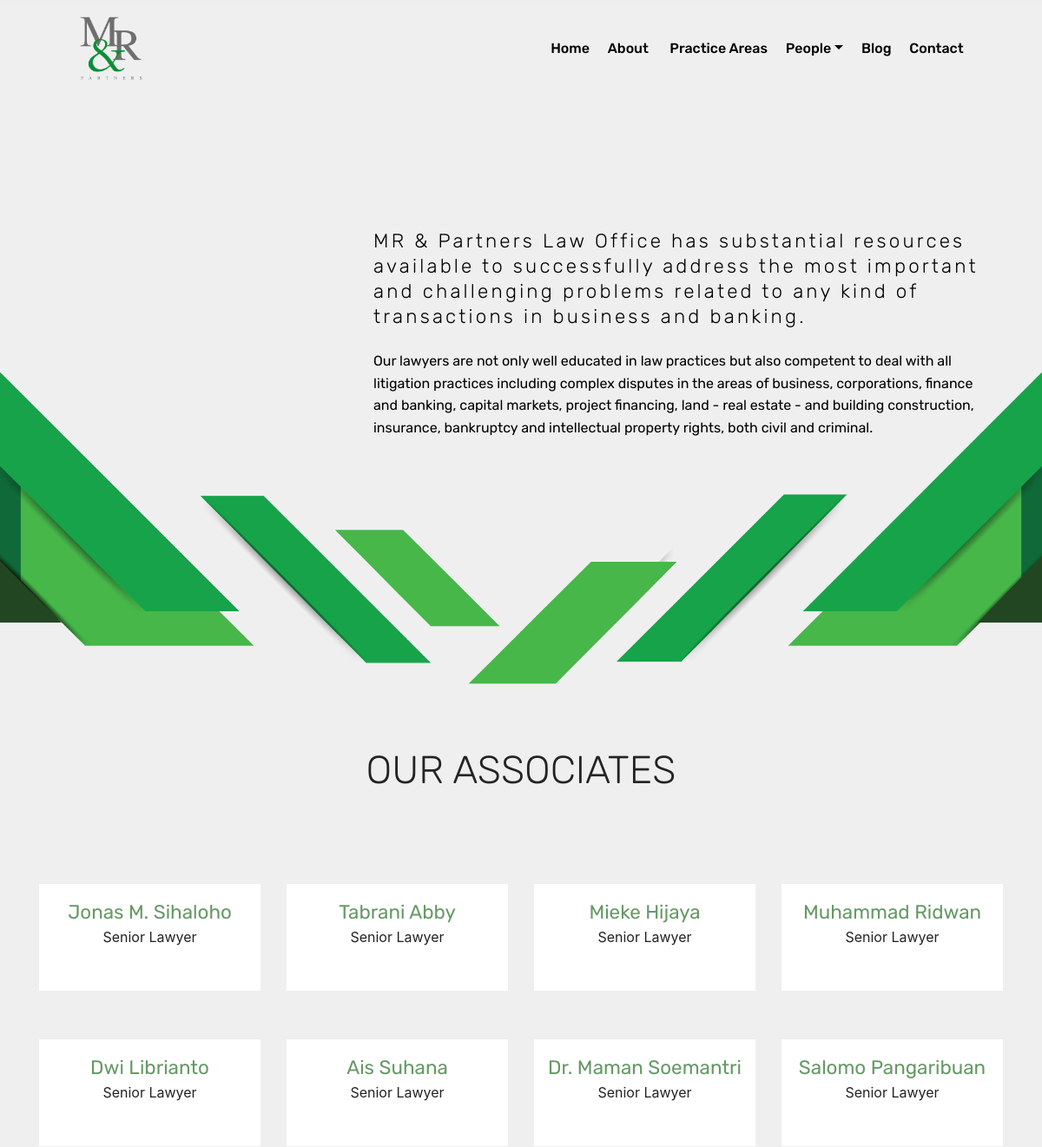
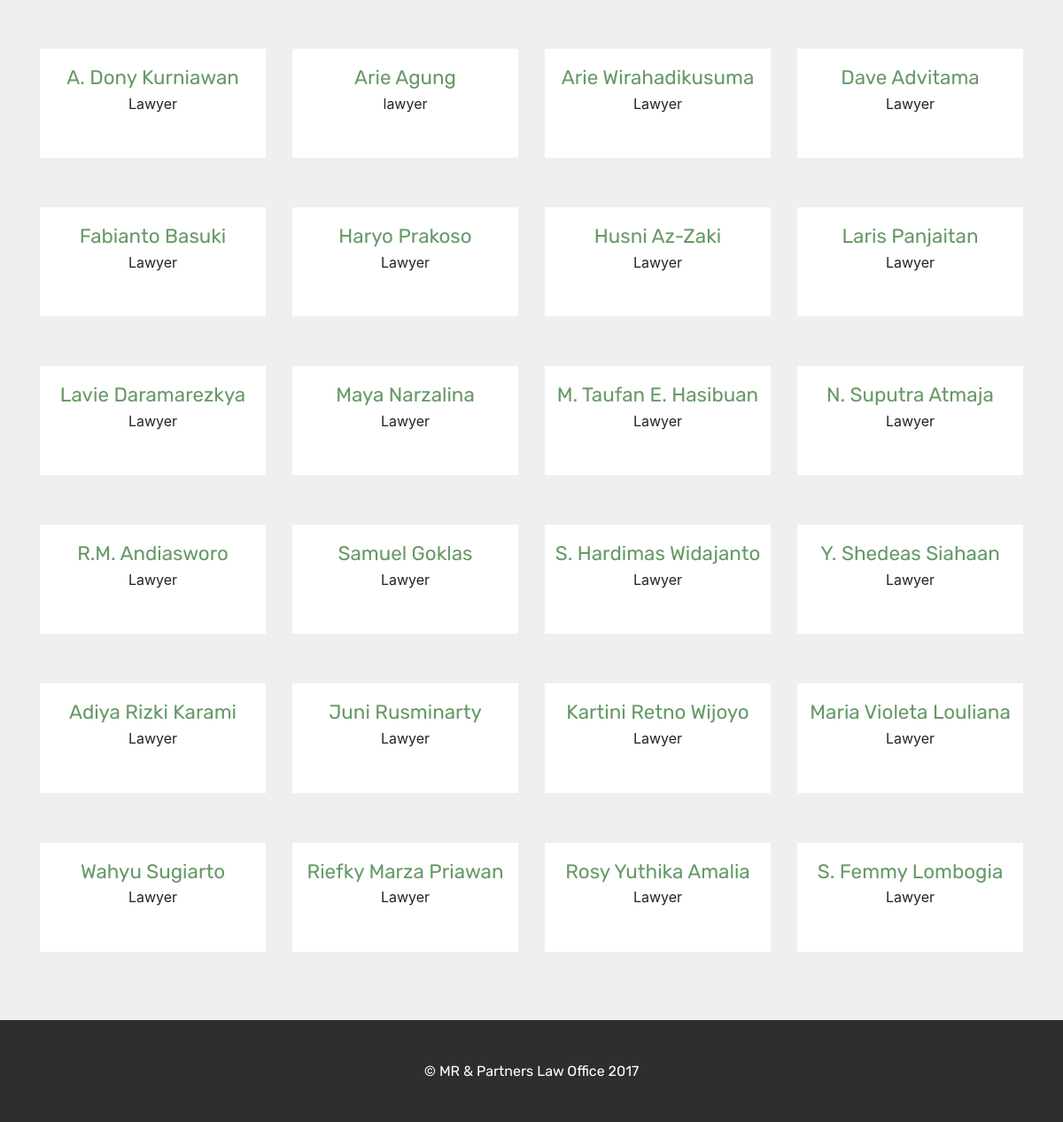
The page /index.php/associates on the database its author committed (2 pictures, top to bottom).
### tables this page shows
CREATE TABLE `associates` (
  `id_staff` int(11) NOT NULL,
  `id_user` int(11) DEFAULT NULL,
  `product_id` int(11) NOT NULL,
  `ukuran` varchar(20) NOT NULL,
  `nama` varchar(255) NOT NULL,
  `jabatan` varchar(20) DEFAULT NULL,
  `pendidikan` varchar(255) DEFAULT NULL,
  `sertifikat` varchar(255) DEFAULT NULL,
  `email` varchar(255) DEFAULT NULL,
  `isi` text,
  `gambar` varchar(200) DEFAULT NULL,
  `status_staff` varchar(20) NOT NULL,
  `keywords` varchar(200) DEFAULT NULL,
  `urutan` int(11) NOT NULL,
  `tanggal` timestamp NOT NULL DEFAULT CURRENT_TIMESTAMP ON UPDATE CURRENT_TIMESTAMP
);

### application/views/mrp/layout/content.php (called while the page is built)
 <?php
if($isi) {
	$this->load->view($isi);
}
?>

### application/views/mrp/layout/wrapper.php (called while the page is built)
<?php
	require_once('head.php');
	require_once('header.php');
	require_once('content.php');
	require_once('footer.php');
?>

### application/controllers/Associates.php (called while the page is built, shortened)
<?php
class Associates extends CI_Controller {
	public function index()
	{
		$site  		 = $this->mConfig->list_config();
		$staff		 = $this->mAssociates->listAssociates();
		$data = array(	'title'		 => 'Associates - '.$site['nameweb'],
						'site' 		 => $site,
						'staff' 	 => $staff,
						'isi' 		 => 'mrp/associates/associates');
		$this->load->view('mrp/layout/wrapper',$data);
	}
}

### index.php (called while the page is built, shortened)
<?php
require_once BASEPATH.'core/CodeIgniter.php';

### application/models/Associates_model.php (called while the page is built, shortened)
<?php
class Associates_model extends CI_Model {
	public function listAssociates() {
		$this->db->select('*');
		$this->db->from('associates');
		$this->db->order_by('urutan','ASC');
		$query = $this->db->get();
		return $query->result();
	}
}

### application/views/mrp/associates/associates.php (the view, shortened to what this page needs)
<section class="header10 cid-qufKxsulCJ mbr-fullscreen" id="header10-16" data-rv-view="96">
    <div class="container">
        <div class="media-container-column mbr-white col-lg-8 col-md-10 ml-auto">
            <h3 class="mbr-section-subtitle align-right mbr-light pb-3 mbr-fonts-style display-5">MR &amp; Partners Law Office has substantial resources available to successfully address the most important and challenging problems related to any kind of transactions in business and banking.</h3>
            <p class="mbr-text align-right pb-3 mbr-fonts-style display-7">Our lawyers are not only well educated in law practices but also competent to deal with all litigation practices including complex disputes in the areas of business, corporations, finance and banking, capital markets, project financing, land - real estate - and building construction, insurance, bankruptcy and intellectual property rights, both civil and criminal.</p>
        </div>
    </div>
</section>
<section class="features16 cid-qufMb5YZoN" id="features16-18" data-rv-view="99">
    <div class="container align-center">
        <h2 class="pb-3 mbr-fonts-style mbr-section-title display-2">OUR ASSOCIATES</h2>
        <h3 class="pb-5 mbr-section-subtitle mbr-fonts-style mbr-light display-7"></h3>
        <div class="row media-row">
        <?php $i=1; foreach($staff as $staff) { ?>
	        <div class="team-item col-lg-3 col-md-6">
	                <div class="item-image">
	                </div>
	                <div class="item-caption py-3">
	                    <div class="item-name px-2">
	                        <p class="mbr-fonts-style display-5">
	              			<a href="<?php echo base_url('associates/detail')?>"><?php echo $staff->nama; ?></a></p>
	                    </div>
	                    <div class="item-role px-2">
	                        <p><?php echo $staff->jabatan; ?></p>
	                    </div>
	                    <div class="item-social pt-2">
	                        <a href="http://www.mrplawoffice.com" target="_blank">
	                            <span class="p-1 mbr-iconfont mbr-iconfont-social socicon-linkedin socicon" style="color: rgb(15, 86, 153);" media-simple="true"></span>
	                        </a>
	                    </div>
	                </div>
	         </div>
	          <?php }  ?>
       </div>
    </div>
</section>

### assets/mrp/theme/css/style.css (style rules this page uses)
section { background-color: #eeeeee; }
section, .container, .container-fluid { position: relative; word-wrap: break-word; }
a { font-style: normal; font-weight: 400; cursor: pointer; }
a, a:hover { text-decoration: none; }
body { color: #232323; }
h1, h2, h3, h4, h5, h6, .h1, .h2, .h3, .h4, .h5, .h6, .display-1, .display-2, .display-3, .display-4 { line-height: 1; word-break: break-word; word-wrap: break-word; }
body { position: relative; }
section { background-position: 50% 50%; background-repeat: no-repeat; background-size: cover; }
.mbr-white { color: #ffffff; }
.align-center { text-align: center; }
.align-right { text-align: right; }
.mbr-light { font-weight: 300; }
.media-container-column { display: -ms-flexbox; display: -webkit-flex; display: flex; -webkit-flex-direction: column; -ms-flex-direction: column; flex-direction: column; -webkit-flex-wrap: wrap; -ms-flex-wrap: wrap; flex-wrap: wrap; -webkit-justify-content: center; -ms-flex-pack: center; justify-content: center; -webkit-align-content: center; -ms-flex-line-pack: center; align-content: center; -webkit-align-items: stretch; -ms-flex-align: stretch; align-items: stretch; }
.media-container-column > * { width: 100%; }
.mbr-fullscreen { display: flex; display: -webkit-flex; display: -moz-flex; display: -ms-flex; display: -o-flex; align-items: center; -webkit-align-items: center; min-height: 100vh; padding-top: 3rem; padding-bottom: 3rem; }

### rows shown on the page
associates: nama "Jonas M. Sihaloho", jabatan "Senior Lawyer"
associates: nama "Tabrani Abby", jabatan "Senior Lawyer"
associates: nama "Mieke Hijaya", jabatan "Senior Lawyer"
associates: nama "Muhammad Ridwan", jabatan "Senior Lawyer"
associates: nama "Dwi Librianto", jabatan "Senior Lawyer"
associates: nama "Ais Suhana", jabatan "Senior Lawyer"
associates: nama "Dr. Maman Soemantri", jabatan "Senior Lawyer"
associates: nama "Salomo Pangaribuan", jabatan "Senior Lawyer"
associates: nama "A. Dony Kurniawan", jabatan "Lawyer"
associates: nama "Arie Agung", jabatan "lawyer"
associates: nama "Arie Wirahadikusuma", jabatan "Lawyer"
associates: nama "Dave Advitama", jabatan "Lawyer"
associates: nama "Fabianto Basuki", jabatan "Lawyer"
associates: nama "Haryo Prakoso", jabatan "Lawyer"
associates: nama "Husni Az-Zaki", jabatan "Lawyer"
associates: nama "Laris Panjaitan", jabatan "Lawyer"
associates: nama "Lavie Daramarezkya", jabatan "Lawyer"
associates: nama "Maya Narzalina", jabatan "Lawyer"
associates: nama "M. Taufan E. Hasibuan", jabatan "Lawyer"
associates: nama "N. Suputra Atmaja", jabatan "Lawyer"
associates: nama "R.M. Andiasworo", jabatan "Lawyer"
associates: nama "Samuel Goklas", jabatan "Lawyer"
associates: nama "S. Hardimas Widajanto", jabatan "Lawyer"
associates: nama "Y. Shedeas Siahaan", jabatan "Lawyer"
associates: nama "Adiya Rizki Karami", jabatan "Lawyer"
associates: nama "Juni Rusminarty", jabatan "Lawyer"
associates: nama "Kartini Retno Wijoyo", jabatan "Lawyer"
associates: nama "Maria Violeta Louliana", jabatan "Lawyer"
associates: nama "Wahyu Sugiarto", jabatan "Lawyer"
associates: nama "Riefky Marza Priawan", jabatan "Lawyer"
associates: nama "Rosy Yuthika Amalia", jabatan "Lawyer"
associates: nama "S. Femmy Lombogia", jabatan "Lawyer"
